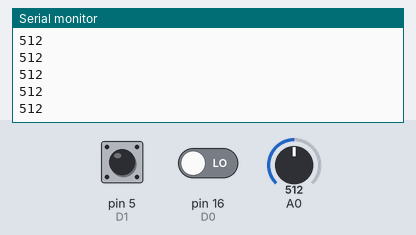
The sketch below on a simulated Arduino Uno, built with avr-gcc and run on an emulated ATmega328P. Parts: the last lines printed to the serial monitor. Inputs (shaded band) come from the test bench; at power-on: pin 5 (D1) LOW, A0 = 512, pin 16 (D0) LOW.

Above: at 1.2 s.
1.3 s: pin 5 (D1) driven HIGH
At 2.2 s:
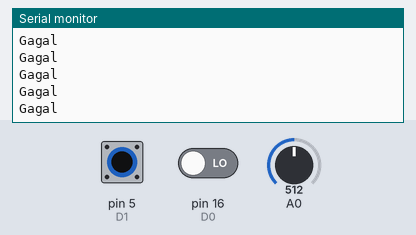
3.2 s: pin 5 (D1) pulsed LOW 5 times (0.12 s each, 0.3 s apart)
7.7 s: pin 5 (D1) driven LOW
At 8.5 s:
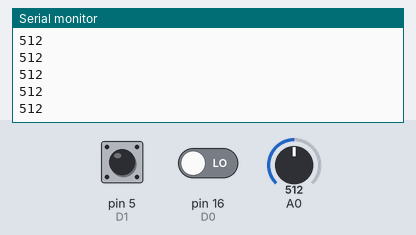
9.2 s: A0 set to 716
At 9.9 s:
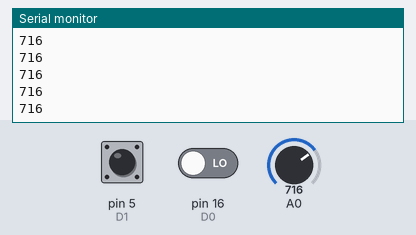
10.7 s: A0 set to 900
At 11.4 s:
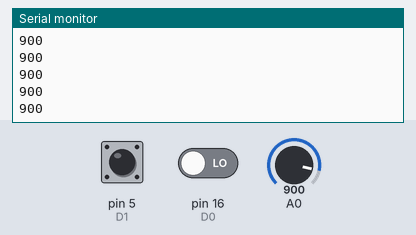
Timing chart, 0 to 13.2 s (numbered marks = the images above; inputs shaded):
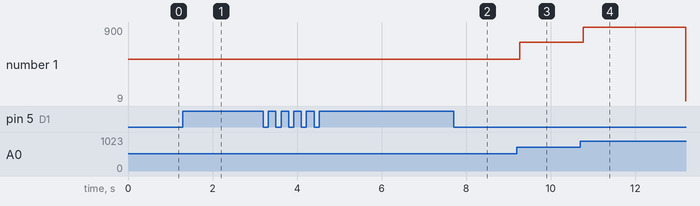

The sketch:

AD8232.ino
```cpp
void setup() {
  Serial.begin(9600);
  pinMode(16, INPUT); //D0
  pinMode(5, INPUT);  //D1
}

void loop() {
  if ((digitalRead(16) == 1) || (digitalRead(5) == 1)) {
    Serial.println("Gagal");
  }
  else {
    int sensorValue = analogRead(A0);
    Serial.println(sensorValue);
  }
//  delay(1);
}
```

Measured:
- after the input at 1.3 s, the serial monitor: prints a new line after 0.07 s (image 1)
- after the input at 7.7 s, the serial monitor: prints a new line after 0.07 s (image 2)
- after the input at 9.2 s, the serial monitor: prints a new line after 0.07 s (image 3)
- after the input at 10.7 s, the serial monitor: prints a new line after 0.07 s (image 4)
- plotted number 1: 512 → 716 after the input at 9.2 s, 716 → 9 after the input at 10.7 s
